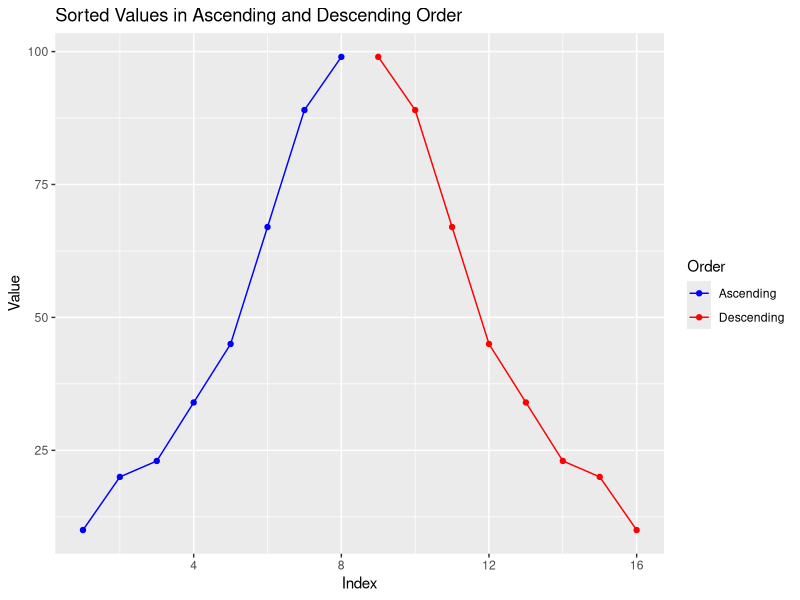

This figure's R source:
# Vector of values
values <- c(23, 45, 10, 34, 89, 20, 67, 99)

# Sort the vector in ascending order
sorted_values_asc <- sort(values)

# Sort the vector in descending order
sorted_values_desc <- sort(values, decreasing = TRUE)

# Create a data frame for visualization
data_df <- data.frame(
  Values = c(sorted_values_asc, sorted_values_desc),
  Order = rep(c("Ascending", "Descending"), each = length(values))
)

# Load necessary libraries
library(ggplot2)

# Create a line plot for visualization
line_plot <- ggplot(data_df, aes(x = 1:length(Values), y = Values, group = Order, color = Order)) +
  geom_line() +
  geom_point() +
  labs(title = "Sorted Values in Ascending and Descending Order", x = "Index", y = "Value") +
  scale_color_manual(values = c("Ascending" = "blue", "Descending" = "red"))

# Display the line plot
print(line_plot)